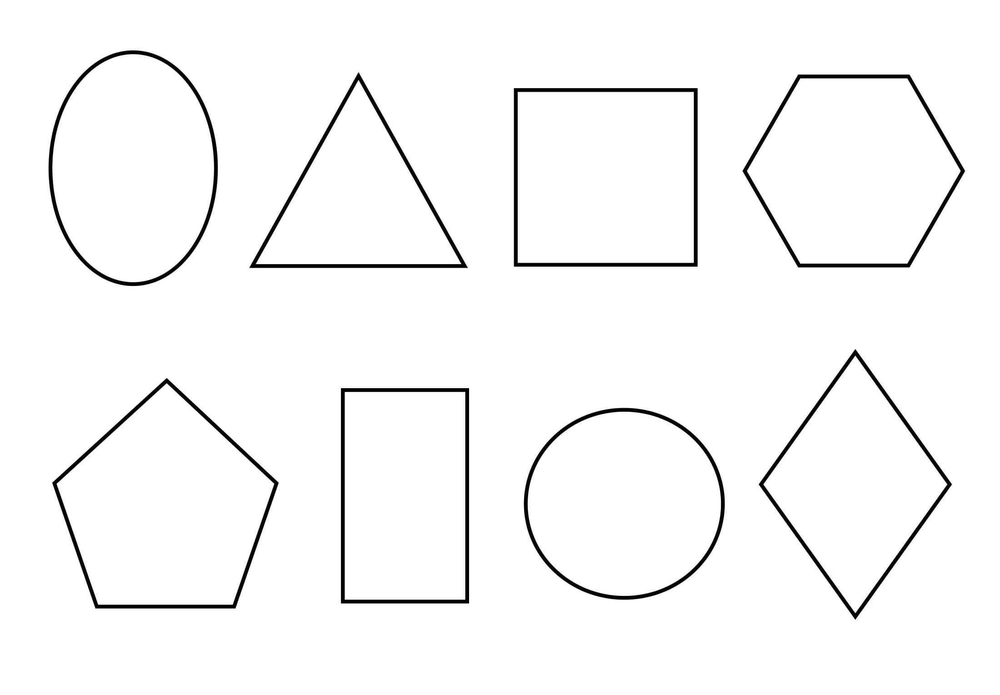
//> input picture Lab4_image.png, 1000 x 695 px, shrunk from 2200 x 1529 before the run
$ ./4   (built with g++ and OpenCV 4)
//> lines starting //> are read from the running program, lines starting //| are printed output that depends on the picture; after the words box and inside, x2 and y2 are one past the last pixel; in counts of white or black regions, pixels touching at a corner belong together
#include <opencv2/opencv.hpp>
#include <iostream>
#include <vector>

using namespace cv;
using namespace std;

// Функция для расчета косинуса угла (чтобы проверить, прямой он или нет)
double getCos(Point a, Point b, Point c) {
    long long dx1 = a.x - c.x;
    long long dy1 = a.y - c.y;
    long long dx2 = b.x - c.x;
    long long dy2 = b.y - c.y;
    return (dx1 * dx2 + dy1 * dy2) / (sqrt(dx1 * dx1 + dy1 * dy1) * sqrt(dx2 * dx2 + dy2 * dy2) + 1e-10);
}

string checkForm(const vector<Point>& p, const vector<Point>& original) {
    int sz = p.size();

    if (sz == 3) return "Treugolnik";

    if (sz == 4) {
        // Считаем длины сторон
        vector<double> d;
        for (int i = 0; i < 4; i++) d.push_back(norm(p[i] - p[(i + 1) % 4]));
        sort(d.begin(), d.end());

        // Проверяем, равны ли стороны (макс / мин < 1.2)
        bool sidesEqual = d[3] / d[0] < 1.2;

        // Проверяем угол (косинус 90 градусов близок к 0)
        double cosAngle = abs(getCos(p[0], p[2], p[1]));
        bool is90 = cosAngle < 0.2;

        if (sidesEqual && is90) return "Kvadrat";
        if (sidesEqual && !is90) return "Romb";
        return "Pryamougolnik";
    }

    if (sz == 5) return "Pyatiugolnik";
    if (sz == 6) return "Shestiugolnik";

    if (sz > 6) {
        RotatedRect box = minAreaRect(original);
        float f = min(box.size.width, box.size.height) / max(box.size.width, box.size.height);
        if (f > 0.9) return "Krug";
        return "Oval";
    }
    return "Mnogougolnik";
}

int main() {
    Mat raw_img = imread("Lab4_image.png");
//> raw_img is the input picture: 695 rows x 1000 cols, CV_8UC3; min 0, max 255, mean 247.7
    if (raw_img.empty()) return -1;

    Mat work, draw = raw_img.clone();
    cvtColor(raw_img, work, COLOR_BGR2GRAY);
    GaussianBlur(work, work, Size(5, 5), 0);
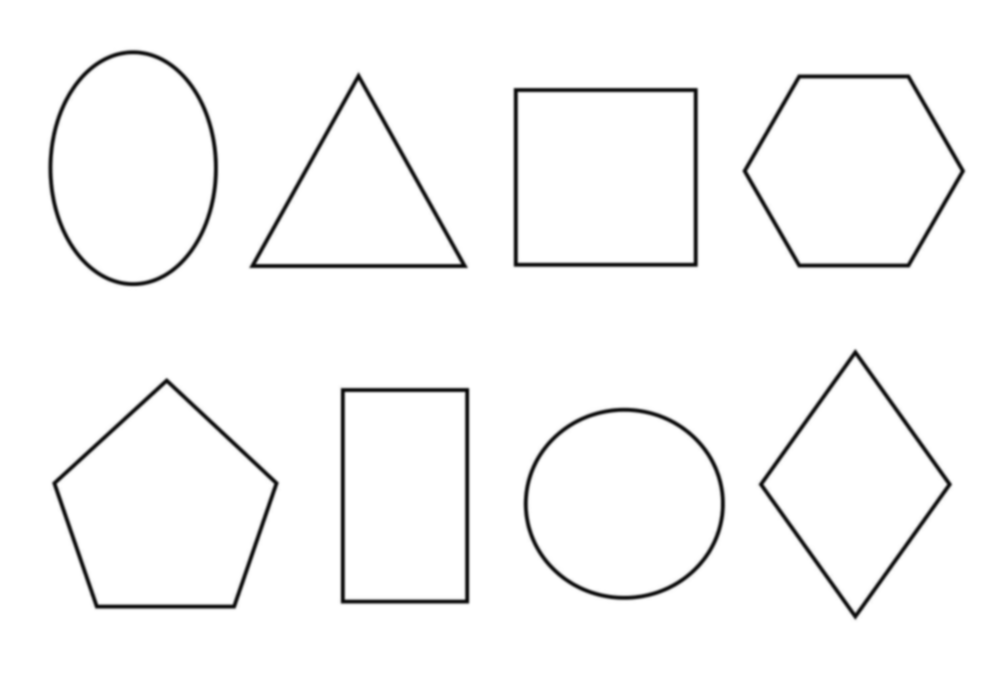
//> work: 695 rows x 1000 cols, CV_8UC1; min 7, max 255, mean 247.7
    Canny(work, work, 50, 150);
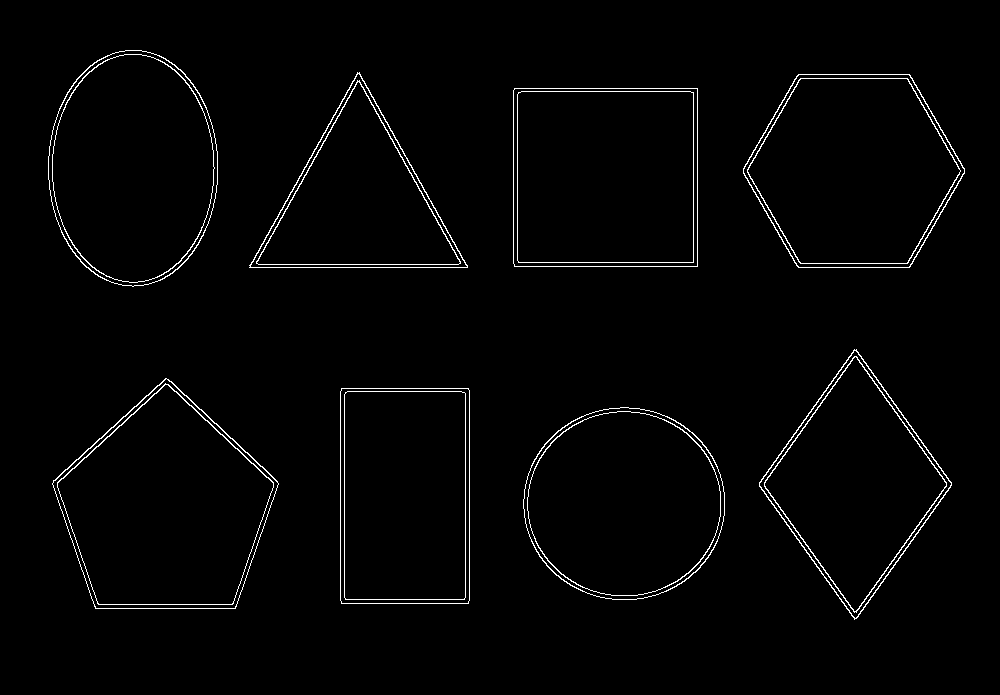
//> work: 695 rows x 1000 cols, CV_8UC1; 1.8% white in thin lines or dots, all inside (x1, y1, x2, y2) = (48, 50, 965, 620)

    // Утолщаем линии Кэнни (лекция: морфология)
    Mat str_el = getStructuringElement(MORPH_RECT, Size(3, 3));
    morphologyEx(work, work, MORPH_CLOSE, str_el);
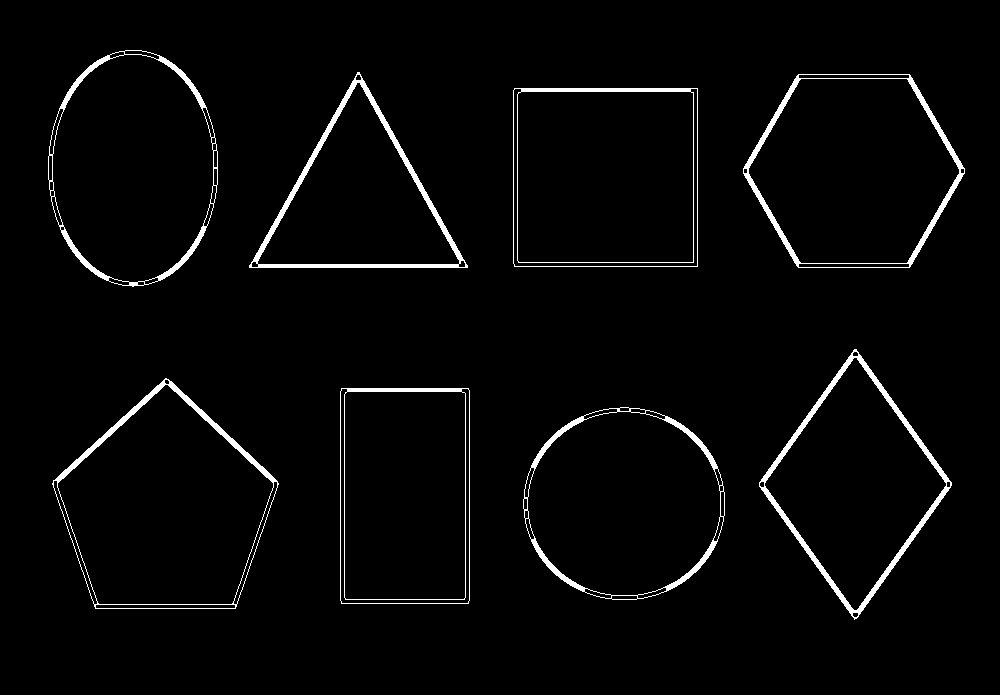
//> work: 695 rows x 1000 cols, CV_8UC1; 2.8% white; 8 white regions

    vector<vector<Point>> conts;
    findContours(work, conts, RETR_EXTERNAL, CHAIN_APPROX_SIMPLE);
//> conts = 8 contours; box (x1, y1, x2, y2) and area: (52, 378, 279, 609) 35040, (513, 88, 698, 267) 32748, (743, 74, 965, 268) 32351, (48, 50, 218, 287) 31436, (523, 407, 725, 600) 30379, (340, 388, 470, 604) 27726, (759, 349, 952, 620) 26380, (249, 72, 468, 268) 21448

    for (int i = 0; i < conts.size(); i++) {
        if (contourArea(conts[i]) < 500) continue;

        vector<Point> poly;
        double length = arcLength(conts[i], true);
        approxPolyDP(conts[i], poly, 0.02 * length, true);

        // Определяем название и периметр
        string name = checkForm(poly, conts[i]);
        int p_val = (int)arcLength(poly, true);

        // Поиск центра масс через моменты (как в лекции)
        Moments mnt = moments(conts[i]);
        Point center(mnt.m10 / mnt.m00, mnt.m01 / mnt.m00);

        // Рисование контуров
        drawContours(draw, conts, i, Scalar(0, 255, 0), 2);
        circle(draw, center, 3, Scalar(0, 0, 255), -1);

        // Текст с плашкой
        string label = name + " P=" + to_string(p_val);
        Size sz = getTextSize(label, FONT_HERSHEY_SIMPLEX, 0.5, 1, 0);
        Point pos(center.x - sz.width / 2, center.y + sz.height / 2);

        rectangle(draw, pos + Point(-2, 2), pos + Point(sz.width + 2, -sz.height - 2), Scalar(255, 255, 255), -1);
        putText(draw, label, pos, FONT_HERSHEY_SIMPLEX, 0.5, Scalar(0, 0, 0), 1);

        cout << name << " P=" << p_val << endl;
    }
//> this loop made 8 passes
//> (length, sz in checkForm, dx1 in getCos, dy1 in getCos, dx2 in getCos, dy2 in getCos, cosAngle in checkForm, is90 in checkForm) on passes 2, 4, 5: (685.7, 4, 0, -215, 127, 0, 0, true), (700.8, 4, 97, -133, 95, 137, 0.328, false), (722.8, 4, 0, -178, 183, 0, 0, true)
//> (length, sz in checkForm, box in checkForm, f in checkForm, name, p_val, center, label) on passes 1, 8: (652.4, 8, centre (623.5, 503), size (192, 201), angle -90, 0.955, "Krug", 604, Point(623, 503), "Krug P=604"), (677, 8, centre (132.5, 168), size (236, 169), angle -90, 0.716, "Oval", 627, Point(132, 167), "Oval P=627")
//| Krug P=604
//| Pryamougolnik P=684
//| Pyatiugolnik P=712
//| Romb P=662
//| Kvadrat P=722
//| Shestiugolnik P=662
//| Treugolnik P=664
//| Oval P=627
//> pass 1, `putText(draw, label, pos, FONT_HERSHEY_SIMPLEX, 0.5, Scalar(0, 0, 0), ..`:
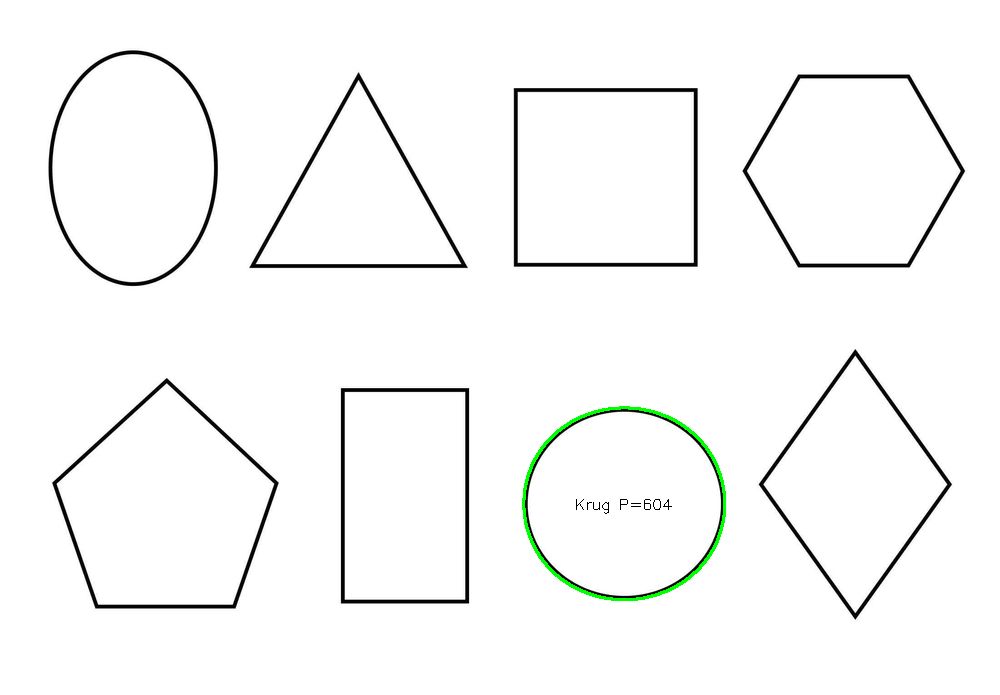
//> draw: 695 rows x 1000 cols, CV_8UC3; 0.34% of pixels changed, all inside (x1, y1, x2, y2) = (522, 406, 726, 601)
//> pass 3, `putText(draw, label, pos, FONT_HERSHEY_SIMPLEX, 0.5, Scalar(0, 0, 0), ..`:
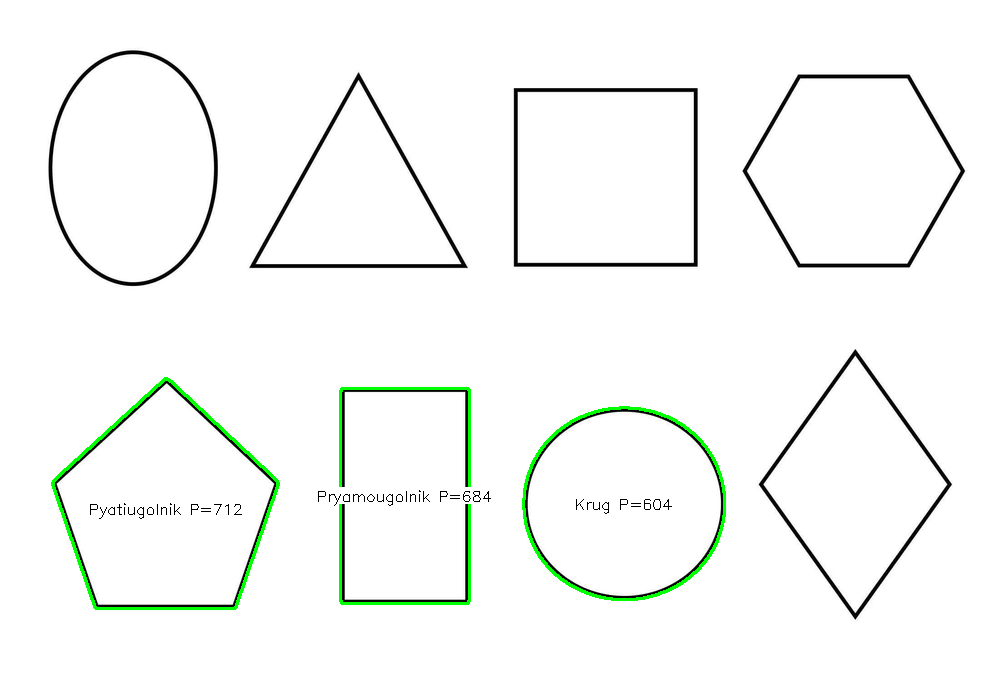
//> draw: 695 rows x 1000 cols, CV_8UC3; mean B, G, R 246, 248.4, 246
//> after the loop:
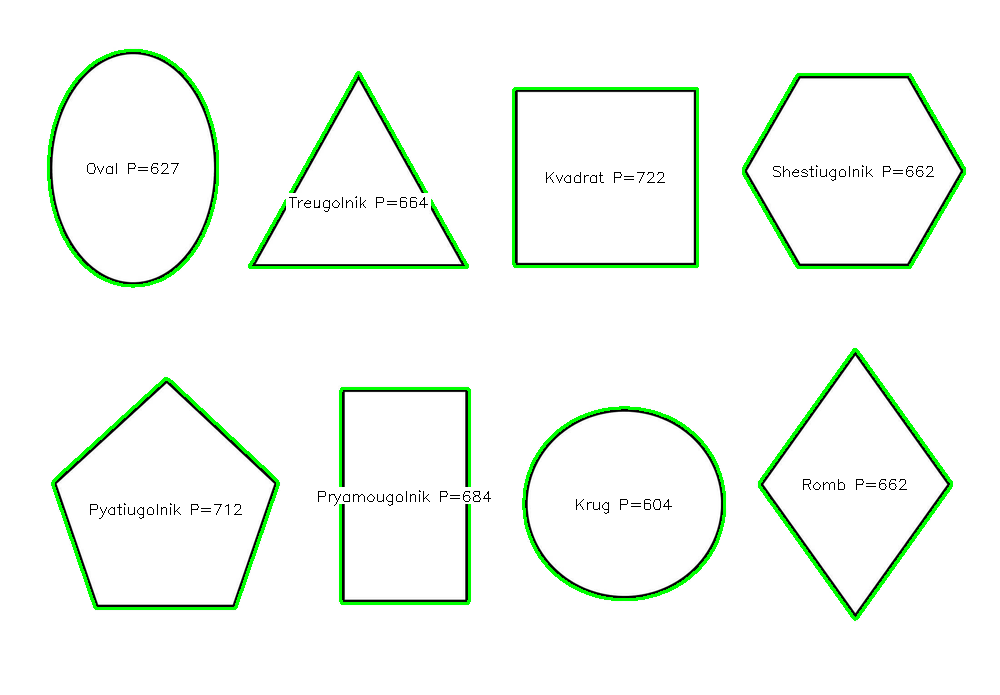
//> draw: 695 rows x 1000 cols, CV_8UC3; 1.84% of pixels changed, all inside (x1, y1, x2, y2) = (47, 49, 966, 621)

    imshow("Result", draw);
    imwrite("Lab4_Result.png", draw); // Сохраняем итог
    waitKey(0);
    return 0;
}
